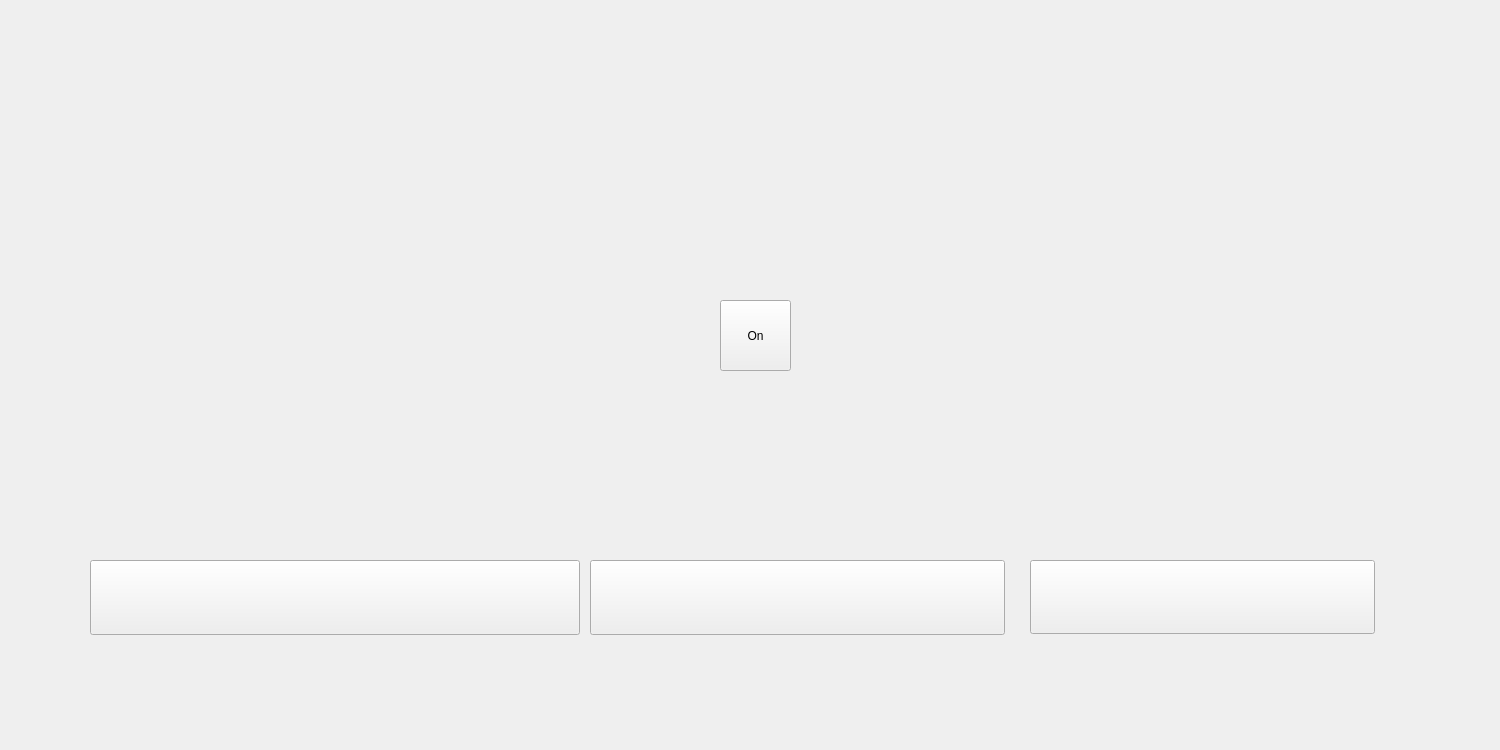
<?xml version="1.0" encoding="UTF-8"?>
<ui version="4.0">
 <class>Dialog</class>
 <widget class="QDialog" name="Dialog">
  <property name="geometry">
   <rect>
    <x>0</x>
    <y>0</y>
    <width>1500</width>
    <height>750</height>
   </rect>
  </property>
  <property name="windowTitle">
   <string>Dialog</string>
  </property>
  <widget class="QLabel" name="label">
   <property name="geometry">
    <rect>
     <x>0</x>
     <y>0</y>
     <width>1500</width>
     <height>750</height>
    </rect>
   </property>
   <property name="autoFillBackground">
    <bool>true</bool>
   </property>
   <property name="text">
    <string/>
   </property>
   <property name="pixmap">
    <pixmap>background2.jpg</pixmap>
   </property>
   <property name="scaledContents">
    <bool>true</bool>
   </property>
   <property name="alignment">
    <set>Qt::AlignCenter</set>
   </property>
  </widget>
  <widget class="QPushButton" name="ar_guide_start">
   <property name="geometry">
    <rect>
     <x>120</x>
     <y>560</y>
     <width>440</width>
     <height>75</height>
    </rect>
   </property>
   <property name="autoFillBackground">
    <bool>true</bool>
   </property>
   <property name="text">
    <string notr="true"/>
   </property>
   <property name="icon">
    <iconset>
     <normaloff>ar_guide_start.png</normaloff>ar_guide_start.png</iconset>
   </property>
   <property name="iconSize">
    <size>
     <width>1000</width>
     <height>98</height>
    </size>
   </property>
  </widget>
  <widget class="QPushButton" name="other_route">
   <property name="geometry">
    <rect>
     <x>590</x>
     <y>560</y>
     <width>415</width>
     <height>75</height>
    </rect>
   </property>
   <property name="autoFillBackground">
    <bool>true</bool>
   </property>
   <property name="text">
    <string notr="true"/>
   </property>
   <property name="icon">
    <iconset>
     <normaloff>other_route.png</normaloff>other_route.png</iconset>
   </property>
   <property name="iconSize">
    <size>
     <width>500</width>
     <height>100</height>
    </size>
   </property>
  </widget>
  <widget class="QPushButton" name="reset">
   <property name="geometry">
    <rect>
     <x>1030</x>
     <y>560</y>
     <width>345</width>
     <height>74</height>
    </rect>
   </property>
   <property name="autoFillBackground">
    <bool>true</bool>
   </property>
   <property name="text">
    <string notr="true"/>
   </property>
   <property name="icon">
    <iconset>
     <normaloff>reset.png</normaloff>reset.png</iconset>
   </property>
   <property name="iconSize">
    <size>
     <width>460</width>
     <height>100</height>
    </size>
   </property>
  </widget>
  <widget class="QLabel" name="label_show_camera">
   <property name="geometry">
    <rect>
     <x>140</x>
     <y>80</y>
     <width>411</width>
     <height>191</height>
    </rect>
   </property>
   <property name="text">
    <string/>
   </property>
  </widget>
  <widget class="QPushButton" name="open_camera">
   <property name="geometry">
    <rect>
     <x>720</x>
     <y>300</y>
     <width>71</width>
     <height>71</height>
    </rect>
   </property>
   <property name="text">
    <string>On</string>
   </property>
   <property name="iconSize">
    <size>
     <width>50</width>
     <height>50</height>
    </size>
   </property>
  </widget>
  <widget class="QPushButton" name="projector_on">
   <property name="geometry">
    <rect>
     <x>90</x>
     <y>560</y>
     <width>490</width>
     <height>75</height>
    </rect>
   </property>
   <property name="autoFillBackground">
    <bool>true</bool>
   </property>
   <property name="text">
    <string notr="true"/>
   </property>
   <property name="icon">
    <iconset>
     <normaloff>projector_on.PNG</normaloff>projector_on.PNG</iconset>
   </property>
   <property name="iconSize">
    <size>
     <width>500</width>
     <height>98</height>
    </size>
   </property>
  </widget>
 </widget>
 <resources/>
 <connections/>
</ui>
